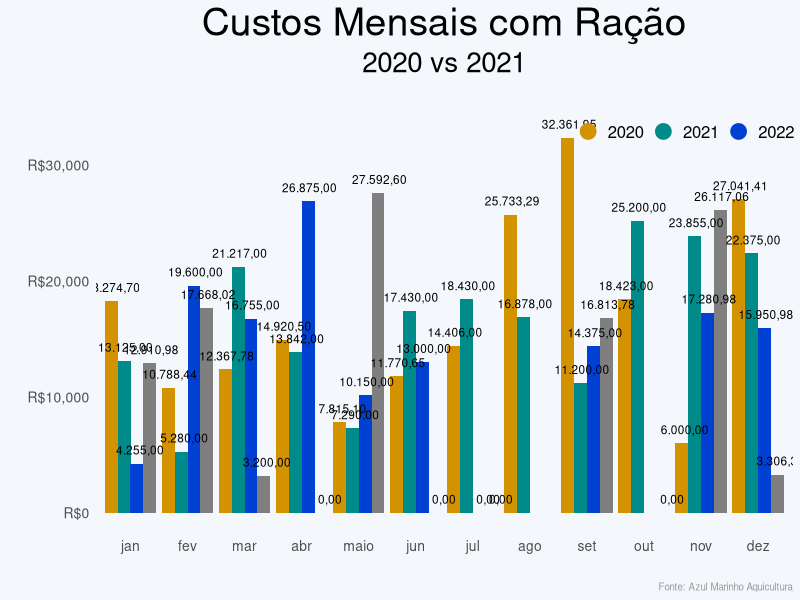

Reproduce this figure in R. (Note: this script raises an error after producing the figure.)
# Custos Mensais de Ração

library(tidyverse)   

feed_costs <- tibble::tribble(
  ~mes,      ~`2020`,   ~`2021`,  ~`2022`,  ~`2023`,
  "jan",    18274.70,  13125.00,  4255.00, 12910.98, 
  "fev",    10788.44,   5280.00, 19600.00, 17668.02,
  "mar",    12367.78,  21217.00, 16755.00,  3200.00,
  "abr",    14920.50,  13842.00, 26875.00, 00000.00,
  "maio",    7815.10,   7290.00, 10150.00, 27592.60,
  "jun",    11770.65,  17430.00, 13000.00, 00000.00,
  "jul",    14406.00,  18430.00, 00000.00, 00000.00,
  "ago",    25733.29,  16878.00, 233400.00, 39294.33,
  "set",    32361.95,  11200.00, 14375.00, 16813.78,
  "out",    18423.00,  25200.00, 36250.98, 00000.00,
  "nov",     6000.00,  23855.00, 17280.98, 26117.06,
  "dez",    27041.41,  22375.00, 15950.98,  3306.38, 
  )



## pivot to long format with the 
## ano and valor as their own columns
feed_costs_long <- tidyr::pivot_longer(feed_costs, 
                                      cols = -"mes", 
                                      names_to = "ano", 
                                      values_to = "valor")

## plot the anos side-by-side in the original order

p <- ggplot(feed_costs_long) + 
  geom_col(aes(factor(mes, levels = feed_costs$mes), 
               valor, fill = ano), 
           position = position_dodge(width = 0.9), 
           na.rm = FALSE) + 
  
  
  ## add a hidden set of points to make the legend circles easily
  geom_point(aes(x = mes, y = -10, color = ano, fill = ano), 
             size = 5, 
             na.rm = TRUE) + 
  
  
  ## add the percentages just above each bar
 # geom_text(aes(mes, valor + 2, label = paste0("R$",valor), group = ano),
#          position = position_dodge(width = 0.9), size = 3, vjust = -1.3, na.rm = FALSE) +
  
  geom_text(aes(mes, 
                valor + 2, 
                label = format( valor, big.mark = ".",
                                decimal.mark = ","), 
                group = ano),
            position = position_dodge(width = 0.9), 
            size = 3, 
            vjust = -1, 
            na.rm = FALSE) +
            
  
   ## use similar colours to the original
  scale_fill_manual(values = c(`2020` = "#D39200", 
                               `2021` = "#008B8B", 
                               `2022` = "#0041d3", `
                               2023` = "#8b0000")) +
  scale_color_manual(values = c(`2020` = "#D39200", 
                                `2021` = "#008B8B", 
                                `2022` = "#0041d3", 
                                `2023` = "#8b0000")) + 
  
  
  ## hide the fill legend and make the color legend horizontal
  guides(fill = "none", color = guide_legend(direction = "horizontal")) +
  scale_y_continuous(labels = scales::comma_format(scale = 1, prefix = "R$"), 
                     limits = c(0, 35000)) +
  labs(title = "Custos Mensais com Ração", 
       subtitle = "2020 vs 2021", 
       caption = "Fonte: Azul Marinho Aquicultura",
       x = "", y = "") +
  theme_minimal() + 
  theme(axis.text = element_text(size = 10),
        plot.title = element_text(size = 28, hjust= 0.5), 
        plot.subtitle = element_text(size = 20, hjust = 0.5),
        plot.caption = element_text(size = 7, color = "grey60"),
        plot.background = element_rect(fill = "#f4f7fc", size = 0),
        legend.title = element_blank(),
        legend.text= element_text(size = 12),
        panel.grid = element_blank(),
  
        
        ## move the color legend to an inset 
        legend.position = c(0.9, 0.9)) 
p


# Template Azul Marinho ---------------------------------------------------

p <- ggplot(feed_costs_long) + 
  geom_col(aes(factor(mes, levels = feed_costs$mes), 
               valor, fill = ano), 
           position = position_dodge(width = 0.9), 
           na.rm = FALSE) + 
  
  
  ## add a hidden set of points to make the legend circles easily
  geom_point(aes(x = mes, y = -10, color = ano, fill = ano), 
             size = 5, 
             na.rm = TRUE) + 


geom_text(aes(mes, 
              valor + 2, 
              label = format( valor, big.mark = ".",
                              decimal.mark = ","), 
              group = ano),
          position = position_dodge(width = 0.9), 
          size = 3, 
          vjust = -1, 
          na.rm = FALSE) +
  
  
  ## use similar colours to the original
  scale_fill_manual(values = c(`2020` = "#D39200", 
                               `2021` = "#008B8B", 
                               `2022` = "#0041d3", `
                               2023` = "#8b0000")) +
  scale_color_manual(values = c(`2020` = "#D39200", 
                                `2021` = "#008B8B", 
                                `2022` = "#0041d3", 
                                `2023` = "#8b0000")) +  
  
  
  ## hide the fill legend and make the color legend horizontal
  guides(fill = "none", color = guide_legend(direction = "horizontal")) +
  scale_y_continuous(labels = scales::comma_format(scale = 1, prefix = "R$"), 
                     limits = c(0, 35000)) +
  labs(title = "Custos Mensais com Ração", 
       subtitle = "2020 a 2023", 
       caption = "Fonte: Azul Marinho Aquicultura",
       x = "", y = "") +
  theme_minimal() + 
  #theme(axis.text = element_text(size = 10),
  #      plot.title = element_text(size = 28, hjust= 0.5), 
  #      plot.subtitle = element_text(size = 20, hjust = 0.5),
  #      plot.caption = element_text(size = 7, color = "grey60"),
  #      plot.background = element_rect(fill = "#f4f7fc", size = 0),
  #      legend.title = element_blank(),
  #      legend.text= element_text(size = 12),
  #      panel.grid = element_blank(),
        
  theme(plot.caption = element_text(size = 9, 
                                    color = "#8080c0"),
        axis.text.y = element_text(size = 15, 
                                   color = "#000080"),
        axis.text.x = element_text(size = 15, 
                                   color = "#000080"),
        axis.title.y = element_text(size = 20,
                                    color = "#000080",
                                    margin = margin(t = 0, 
                                                    r = 20, 
                                                    b = 0, l = 0)),
        axis.title.x = element_text(size = 20, 
                                    color = "#000080"),
        plot.title = element_text(size = 25, 
                                  color = "#000080"),
        plot.subtitle = element_text(size = 18, 
                                     color = "#000080"),
        #plot.subtitle = element_markdown(size = 15, color = "#000080"),
        axis.line.y = element_line(color = "#000080"),
        axis.line.x = element_line(color = "#000080"),
        panel.grid.major = element_blank()) +
#  geom_text(aes(label = format(produtividade_media, 
#                               big.mark = ".", 
#                               decimal.mark = ",")),
          #  vjust = -0.5, 
          #  color = "#000080", 
          #  size = 4.0)  

        ## move the color legend to an inset 
        legend.position = c(0.9, 0.9)
p



